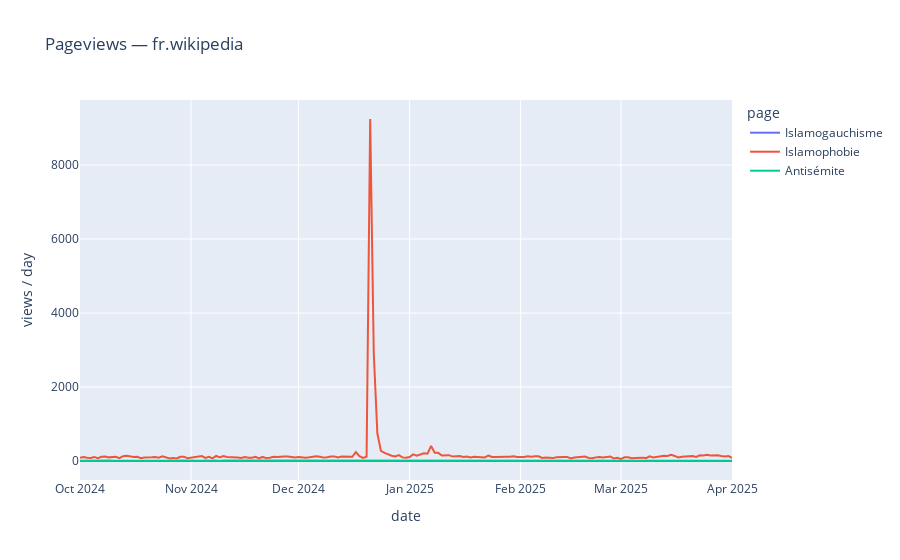

The notebook cell saved with this chart:
### Code cell
# ── 6. Récupération & graphique ─────────────────────────────────────────────
pages = [p.strip() for p in pages_w.value.splitlines() if p.strip()]
df = fetch_pages(site_w.value, pages,
                 start_w.value.strftime("%Y-%m-%d"),
                 end_w.value.strftime("%Y-%m-%d"))

fig = px.line(df, x="date", y="views", color="page",
              title=f"Pageviews — {site_w.value}",
              labels={"views": "views / day"})
fig.show()

### Figure 1 — Plotly figure (JSON) as saved in the notebook; plotly's stock layout.template omitted (floating-point values rounded to 4 significant figures; data arrays with more than 128 entries replaced by an {"elided": "..."} marker saying what was removed)
{"data": [{"hovertemplate": "page=Islamogauchisme<br>date=%{x}<br>views / day=%{y}<extra></extra>", "legendgroup": "Islamogauchisme", "line": {"color": "#636efa", "dash": "solid"}, "marker": {"symbol": "circle"}, "mode": "lines", "name": "Islamogauchisme", "orientation": "v", "showlegend": true, "type": "scatter", "x": {"elided": "129 str values"}, "xaxis": "x", "y": {"elided": "129 int values"}, "yaxis": "y"}, {"hovertemplate": "page=Islamophobie<br>date=%{x}<br>views / day=%{y}<extra></extra>", "legendgroup": "Islamophobie", "line": {"color": "#EF553B", "dash": "solid"}, "marker": {"symbol": "circle"}, "mode": "lines", "name": "Islamophobie", "orientation": "v", "showlegend": true, "type": "scatter", "x": {"elided": "183 str values"}, "xaxis": "x", "y": {"elided": "183 int values"}, "yaxis": "y"}, {"hovertemplate": "page=Antisémite<br>date=%{x}<br>views / day=%{y}<extra></extra>", "legendgroup": "Antisémite", "line": {"color": "#00cc96", "dash": "solid"}, "marker": {"symbol": "circle"}, "mode": "lines", "name": "Antisémite", "orientation": "v", "showlegend": true, "type": "scatter", "x": {"elided": "183 str values"}, "xaxis": "x", "y": {"elided": "183 int values"}, "yaxis": "y"}], "layout": {"legend": {"title": {"text": "page"}, "tracegroupgap": 0}, "title": {"text": "Pageviews — fr.wikipedia"}, "xaxis": {"anchor": "y", "domain": [0, 1], "title": {"text": "date"}}, "yaxis": {"anchor": "x", "domain": [0, 1], "title": {"text": "views / day"}}}}
